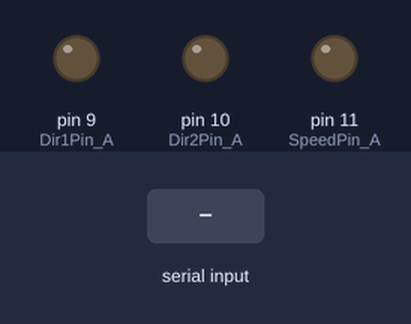
A sketch run on a simulated Arduino Uno, built with avr-gcc and run on an emulated ATmega328P. On the bench: output pins drawn as LEDs (lit = HIGH). The inputs (shaded band) are chosen by the test bench.

Above: at 1.2 s.
1.3 s: "f" received over the second serial link
At 2.3 s:
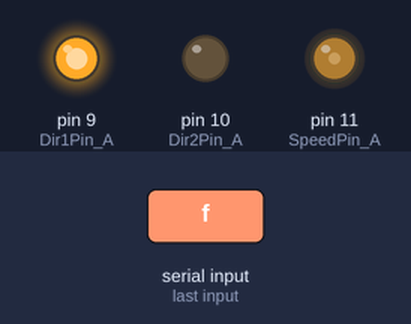
2.8 s: "1" received over the second serial link
At 3.4 s:
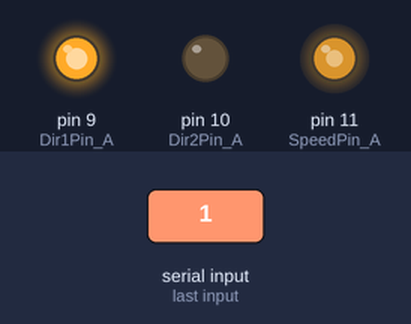
4.3 s: "2" received over the second serial link
At 5.5 s:
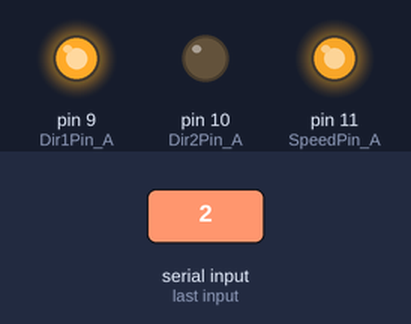
5.8 s: "s" received over the second serial link
At 6.9 s:
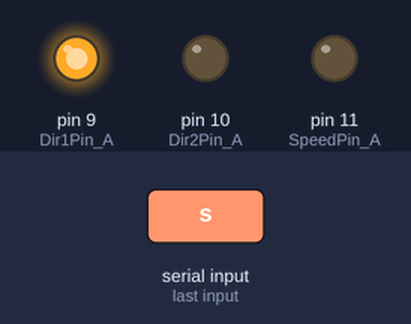
Timing chart, 0 to 8.3 s (numbered marks = the images above; inputs shaded):
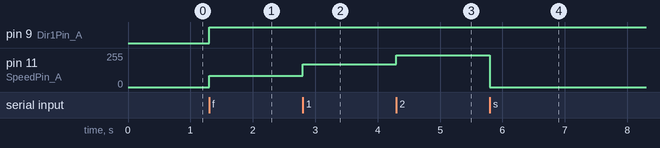

Measured:
- after the input at 1.3 s, pin 9 (Dir1Pin_A): LOW → HIGH at once; pin 11 (SpeedPin_A): 0/255 → 84/255 at once
- after the input at 2.8 s, pin 11 (SpeedPin_A): 84/255 → 169/255 at once
- after the input at 4.3 s, pin 11 (SpeedPin_A): 169/255 → 239/255 at once
- after the input at 5.8 s, pin 11 (SpeedPin_A): 239/255 → 0/255 at once

The sketch:

dc_speed_test_2.ino
```cpp
#include <SoftwareSerial.h>

SoftwareSerial bluetoothSerial(12,13);
int Dir1Pin_A = 9;
int Dir2Pin_A = 10;
int SpeedPin_A = 11;

void setup() {
bluetoothSerial.begin(9600);
pinMode(Dir1Pin_A, OUTPUT);
pinMode(Dir2Pin_A, OUTPUT);
pinMode(SpeedPin_A, OUTPUT);
}

void loop() {

char cmd = bluetoothSerial.read();
switch (cmd) {

case 'f':

  digitalWrite(Dir1Pin_A, HIGH);
  for(int i=0;i<255/3;i++) {
  digitalWrite(Dir2Pin_A, LOW);
  analogWrite(SpeedPin_A, i);
  }
  break;

case '1':

  digitalWrite(Dir1Pin_A, HIGH);
  for(int i=255/3;i<255*2/3;i++) {
  digitalWrite(Dir2Pin_A, LOW);
  analogWrite(SpeedPin_A, i);
  }
  break;

case '2':

  digitalWrite(Dir1Pin_A, HIGH);
  for(int i=255*2/3;i<240;i++) {
  digitalWrite(Dir2Pin_A, LOW);
  analogWrite(SpeedPin_A, i);
  }
  break;

case 's':
    analogWrite(SpeedPin_A,0);

   }
}
```
